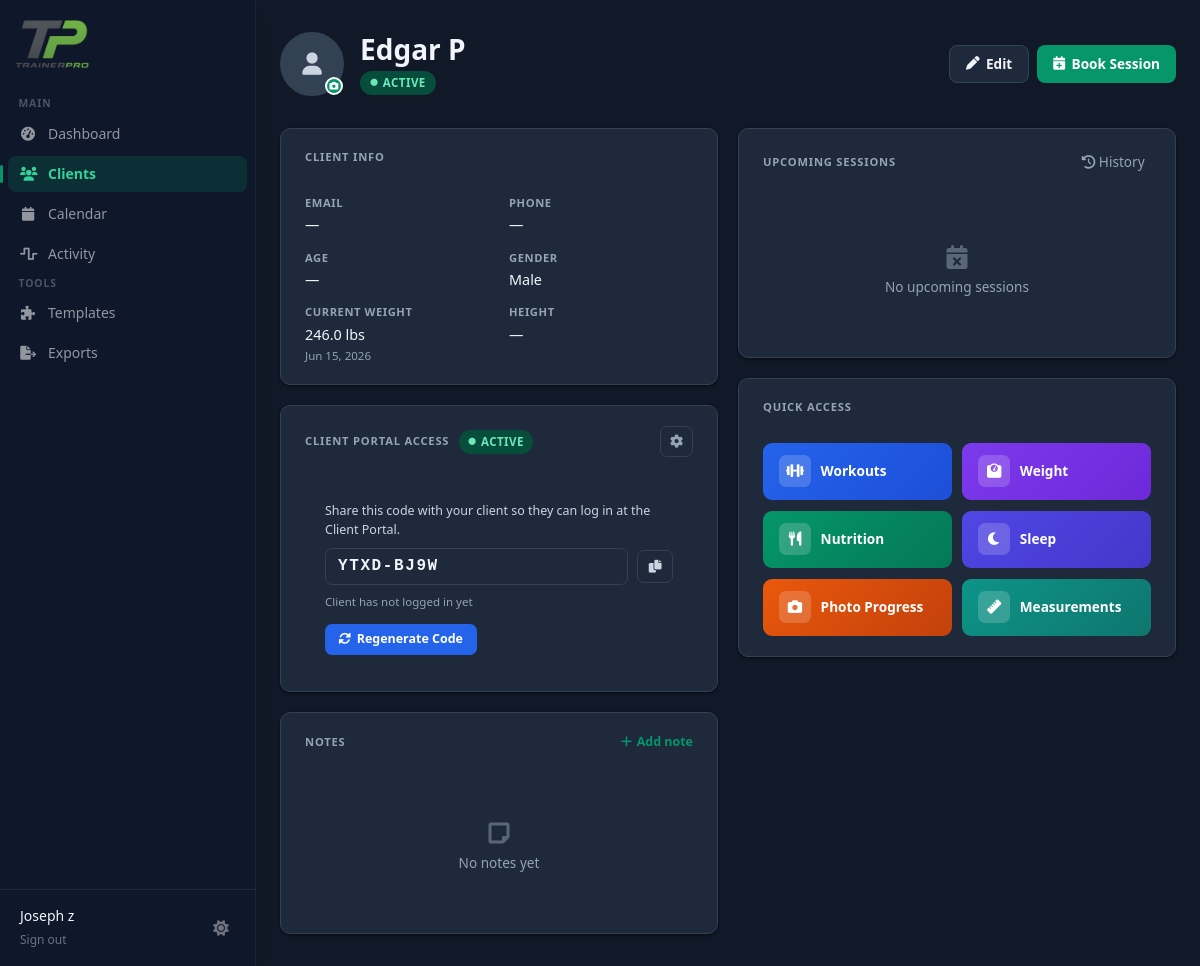
/clients/80baaba7-b0cc-41d8-80e3-01c6f444683f (signed in), run on an earlier commit of the app's database.
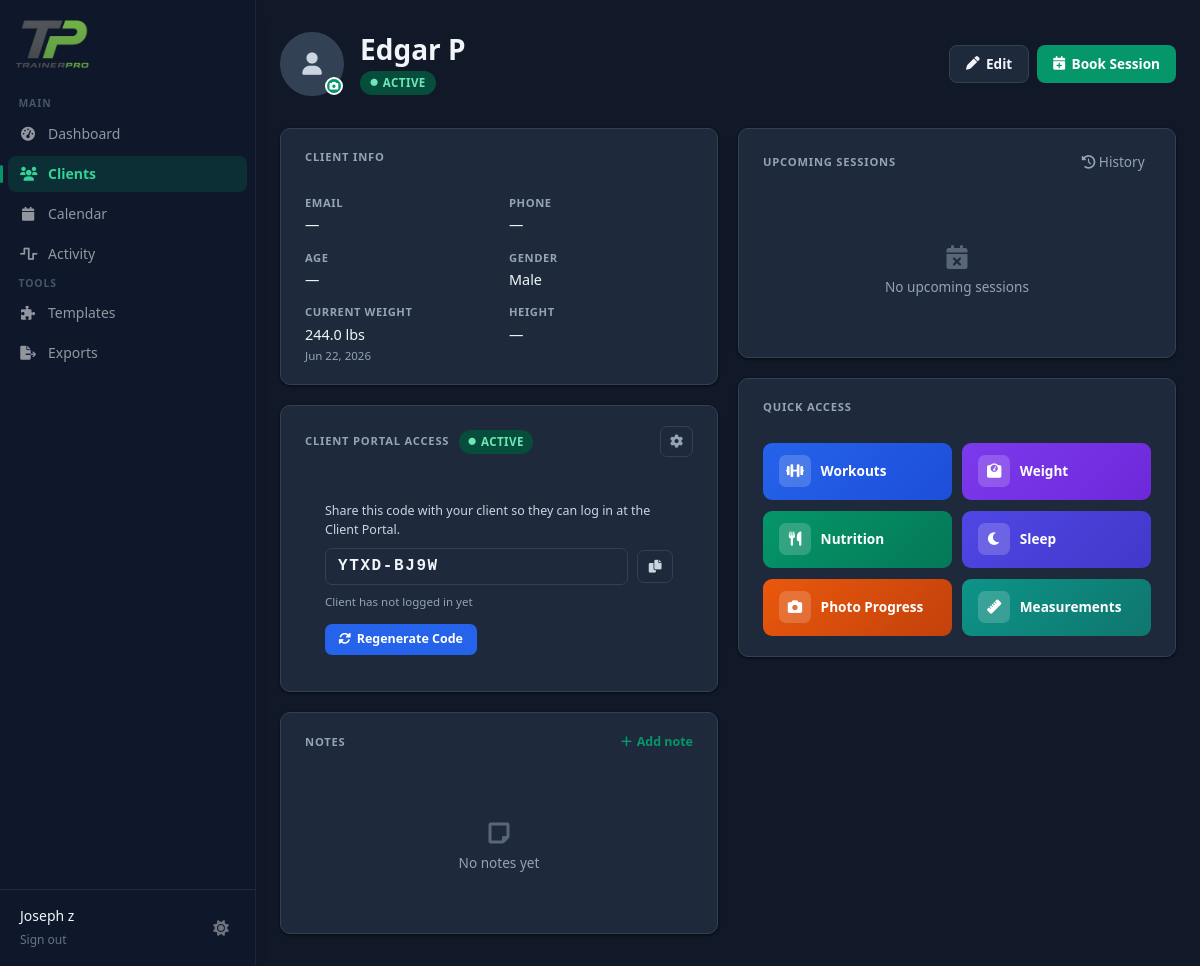
And on a later commit of the database.
### tables this page shows
CREATE TABLE weight_logs (
            id TEXT PRIMARY KEY,
            client_id TEXT NOT NULL,
            date DATE NOT NULL,
            weight REAL NOT NULL,
            notes TEXT,
            created_at TIMESTAMP DEFAULT CURRENT_TIMESTAMP,
            updated_at TIMESTAMP,
            FOREIGN KEY (client_id) REFERENCES clients (id),
            UNIQUE(client_id, date)
        );

### app.py (the view)
@app.route('/clients/<client_id>')
@login_required
def client_detail(client_id):
    app.logger.info(f"[v0] Loading detail page for client_id: {client_id}")
    conn = get_db()
    client = conn.execute('SELECT * FROM clients WHERE id = ? AND trainer_id = ?',
                          (client_id, session['user_id'])).fetchone()
    if not client:
        flash('Client not found')
        return redirect(url_for('clients'))
    upcoming_sessions = conn.execute('''
        SELECT id, session_date, start_time, end_time, session_type, notes, status
        FROM sessions
        WHERE client_id = ? AND session_date >= date('now') AND status != 'completed'
        ORDER BY session_date, start_time
        LIMIT 5
    ''', (client_id,)).fetchall()
    recent_workouts = conn.execute('''
        SELECT workout_date, COUNT(*) as exercise_count
        FROM workout_logs
        WHERE client_id = ?
        GROUP BY workout_date
        ORDER BY workout_date DESC
        LIMIT 5
    ''', (client_id,)).fetchall()
    weight_history_rows = conn.execute('''
        SELECT id, date, weight, notes
        FROM weight_logs
        WHERE client_id = ?
        ORDER BY date DESC
        LIMIT 10
    ''', (client_id,)).fetchall()
    weight_history = [dict(row) for row in weight_history_rows]
    latest_weight_row = conn.execute('''
        SELECT weight, date
        FROM weight_logs
        WHERE client_id = ?
        ORDER BY date DESC
        LIMIT 1
    ''', (client_id,)).fetchone()
    app.logger.info(f"[v0] Latest weight query for client {client_id}")
    app.logger.info(f"[v0] Latest weight row type: {type(latest_weight_row)}")
    app.logger.info(f"[v0] Latest weight row content: {latest_weight_row}")
    if latest_weight_row:
        latest_weight = dict(latest_weight_row)
        app.logger.info(f"[v0] Latest weight dict keys: {latest_weight.keys()}")
        app.logger.info(
            f"[v0] Latest weight dict values: weight={latest_weight.get('weight')}, date={latest_weight.get('date')}")
    else:
        latest_weight = None
        app.logger.info(f"[v0] No weight logs found for client {client_id}")
    client_notes = conn.execute('''
        SELECT id, note_text, created_at
        FROM client_notes
        WHERE client_id = ?
        ORDER BY created_at DESC
        LIMIT 5
    ''', (client_id,)).fetchall()
    portal_account_row = conn.execute('''
        SELECT access_code, is_active, last_login
        FROM client_accounts WHERE client_id = ?
    ''', (client_id,)).fetchone()
    portal_account = dict(portal_account_row) if portal_account_row else None
    conn.close()
    app.logger.info(f"[v0] Rendering template with latest_weight: {latest_weight}")
    return render_template('dashboard/clients/detail.html',
                           client=client,
                           upcoming_sessions=upcoming_sessions,
                           recent_workouts=recent_workouts,
                           weight_history=weight_history,
                           latest_weight=latest_weight,
                           client_notes=client_notes,
                           portal_account=portal_account)

### auth_utils.py (called while the page is built)
def login_required(f):
    @wraps(f)
    def decorated_function(*args, **kwargs):
        if 'user_id' not in session:
            return redirect(url_for('login'))
        return f(*args, **kwargs)
    return decorated_function

### db.py (called while the page is built)
def get_db():
    conn = sqlite3.connect(DB_PATH)
    conn.row_factory = sqlite3.Row
    return conn

### templates/dashboard/clients/detail.html (shortened to what the changed rows need)
{% extends "base.html" %}
{% block content %}
<div class="page-wrap">
  <div class="main-grid">
    <div style="display:flex;flex-direction:column;gap:1.25rem;">
      <div class="card">
        <div class="info-grid">
          <div class="info-item">
            <div class="info-label">Current Weight</div>
            {% if latest_weight %}
              <div class="info-value">{{ latest_weight.weight }} lbs</div>
              <div class="info-sub session-date" data-date="{{ latest_weight.date }}">{{ latest_weight.date }}</div>
            {% else %}
              <div class="info-value" style="color:var(--slate-400)">—</div>
              <a href="{{ url_for('client_weight_logs', client_id=client.id) }}" class="info-link">Add weight log</a>
            {% endif %}
          </div>
        </div>
      </div>
    </div>
  </div>
</div>
{% endblock %}

What changed in the data, as far as the page shows it:
no longer on this page (row unchanged): weight_logs: weight "246.0"
added weight_logs: weight "244.0"
Also different on the page:
text written by a page script: "Jun 15, 2026" → "Jun 22, 2026"
